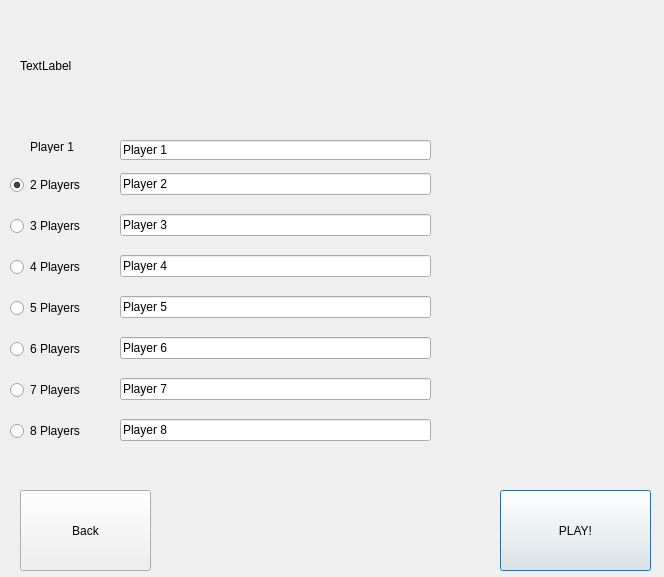
<?xml version="1.0" encoding="UTF-8"?>
<ui version="4.0">
 <class>PlayerSelection</class>
 <widget class="QDialog" name="PlayerSelection">
  <property name="geometry">
   <rect>
    <x>0</x>
    <y>0</y>
    <width>664</width>
    <height>577</height>
   </rect>
  </property>
  <property name="windowTitle">
   <string>Dialog</string>
  </property>
  <widget class="QLabel" name="player_selection_title">
   <property name="geometry">
    <rect>
     <x>20</x>
     <y>10</y>
     <width>611</width>
     <height>111</height>
    </rect>
   </property>
   <property name="text">
    <string>TextLabel</string>
   </property>
  </widget>
  <widget class="QWidget" name="verticalLayoutWidget">
   <property name="geometry">
    <rect>
     <x>10</x>
     <y>160</y>
     <width>101</width>
     <height>301</height>
    </rect>
   </property>
   <layout class="QVBoxLayout" name="verticalLayout">
    <item>
     <widget class="QRadioButton" name="num_player_2">
      <property name="text">
       <string>2 Players</string>
      </property>
      <property name="checked">
       <bool>true</bool>
      </property>
     </widget>
    </item>
    <item>
     <widget class="QRadioButton" name="num_player_3">
      <property name="text">
       <string>3 Players</string>
      </property>
     </widget>
    </item>
    <item>
     <widget class="QRadioButton" name="num_player_4">
      <property name="text">
       <string>4 Players</string>
      </property>
     </widget>
    </item>
    <item>
     <widget class="QRadioButton" name="num_player_5">
      <property name="text">
       <string>5 Players</string>
      </property>
     </widget>
    </item>
    <item>
     <widget class="QRadioButton" name="num_player_6">
      <property name="text">
       <string>6 Players</string>
      </property>
     </widget>
    </item>
    <item>
     <widget class="QRadioButton" name="num_player_7">
      <property name="text">
       <string>7 Players</string>
      </property>
     </widget>
    </item>
    <item>
     <widget class="QRadioButton" name="num_player_8">
      <property name="text">
       <string>8 Players</string>
      </property>
     </widget>
    </item>
   </layout>
  </widget>
  <widget class="QWidget" name="verticalLayoutWidget_2">
   <property name="geometry">
    <rect>
     <x>120</x>
     <y>160</y>
     <width>311</width>
     <height>301</height>
    </rect>
   </property>
   <layout class="QVBoxLayout" name="verticalLayout_2">
    <item>
     <widget class="QLineEdit" name="player_name_2">
      <property name="text">
       <string>Player 2</string>
      </property>
     </widget>
    </item>
    <item>
     <widget class="QLineEdit" name="player_name_3">
      <property name="text">
       <string>Player 3</string>
      </property>
     </widget>
    </item>
    <item>
     <widget class="QLineEdit" name="player_name_4">
      <property name="text">
       <string>Player 4</string>
      </property>
     </widget>
    </item>
    <item>
     <widget class="QLineEdit" name="player_name_5">
      <property name="text">
       <string>Player 5</string>
      </property>
     </widget>
    </item>
    <item>
     <widget class="QLineEdit" name="player_name_6">
      <property name="text">
       <string>Player 6</string>
      </property>
     </widget>
    </item>
    <item>
     <widget class="QLineEdit" name="player_name_7">
      <property name="text">
       <string>Player 7</string>
      </property>
     </widget>
    </item>
    <item>
     <widget class="QLineEdit" name="player_name_8">
      <property name="text">
       <string>Player 8</string>
      </property>
     </widget>
    </item>
   </layout>
  </widget>
  <widget class="QPushButton" name="play_button">
   <property name="geometry">
    <rect>
     <x>500</x>
     <y>490</y>
     <width>151</width>
     <height>81</height>
    </rect>
   </property>
   <property name="text">
    <string>PLAY!</string>
   </property>
  </widget>
  <widget class="QLineEdit" name="player_name_1">
   <property name="geometry">
    <rect>
     <x>120</x>
     <y>140</y>
     <width>311</width>
     <height>20</height>
    </rect>
   </property>
   <property name="text">
    <string>Player 1</string>
   </property>
  </widget>
  <widget class="QPushButton" name="pushButton">
   <property name="geometry">
    <rect>
     <x>20</x>
     <y>490</y>
     <width>131</width>
     <height>81</height>
    </rect>
   </property>
   <property name="text">
    <string>Back</string>
   </property>
  </widget>
  <widget class="QLabel" name="label">
   <property name="geometry">
    <rect>
     <x>30</x>
     <y>140</y>
     <width>47</width>
     <height>13</height>
    </rect>
   </property>
   <property name="text">
    <string>Player 1</string>
   </property>
  </widget>
 </widget>
 <resources/>
 <connections/>
</ui>
